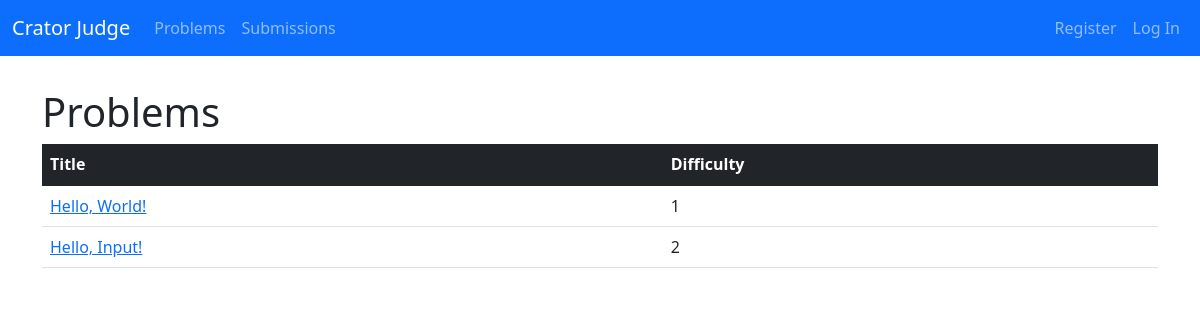
The page / on the database its author committed.
### db.py (models this page shows)
class Base(DeclarativeBase):
    pass

class Problem(Base):
    __tablename__ = 'problems'
    id: str = Column(String, primary_key=True)
    title: str = Column(String)
    description: str = Column(String)
    difficulty: int = Column(Integer)

### app.py (the view)
@app.route('/')
def problems_list():
    with Session(engine) as db:
        problems = db.scalars(select(Problem)).all()
    return render_template('index.html', problems=problems)

### templates/index.html
{% extends "layout.html" %}
{% block main %}
<h1>Problems</h1>
<div style="overflow-x: auto;">
    <table class="table table-hover table-full-width">
        <thead class="table-dark">
            <tr>
                <th scope="col">Title</th>
                <th scope="col">Difficulty</th>
            </tr>
        </thead>
        <tbody>
            {% for row in problems %}
            <tr>
                <td><a href="/problem/{{ row.id }}">{{ row.title }}</a></td>
                <td>{{ row.difficulty }}</td>
            </tr>
            {% endfor %}
        </tbody>
    </table>
</div>
{% endblock %}

### rows shown on the page
Problem: title "Hello, World!", difficulty "1"
Problem: title "Hello, Input!", difficulty "2"
